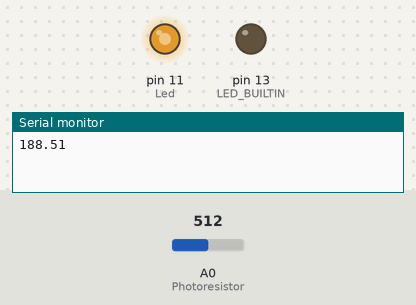
A sketch run on a simulated Arduino Uno, built with avr-gcc and run on an emulated ATmega328P. Parts: output pins drawn as LEDs (lit = HIGH), the last lines printed to the serial monitor. The inputs (shaded band) are chosen by the test bench; at power-on: A0 (Photoresistor) = 512.

Above: at 1.8 s.
1.9 s: A0 (Photoresistor) set to 716
At 2.7 s:
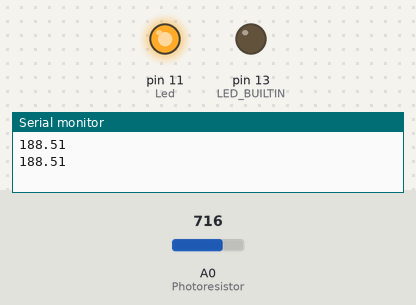
3.5 s: A0 (Photoresistor) set to 306
At 5.2 s:
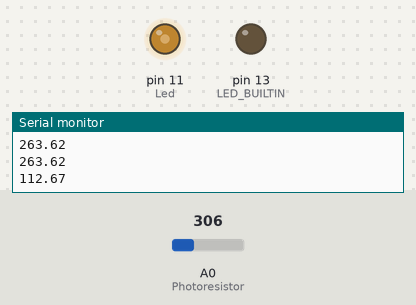
5.5 s: A0 (Photoresistor) set to 288
At 7.0 s:
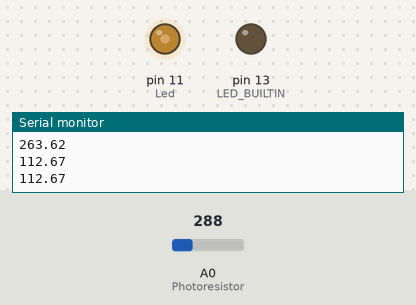
7.5 s: A0 (Photoresistor) set to 262
At 8.6 s:
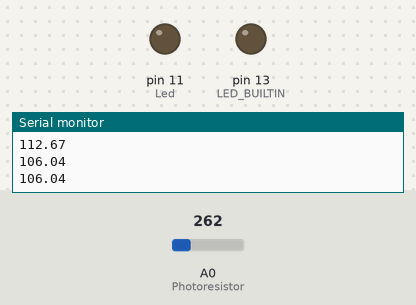
9.5 s: A0 (Photoresistor) set to 511
At 11.2 s:
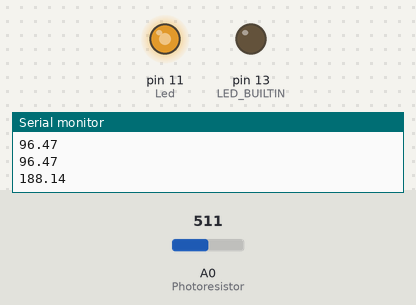
11.5 s: A0 (Photoresistor) set to 240
At 12.9 s:
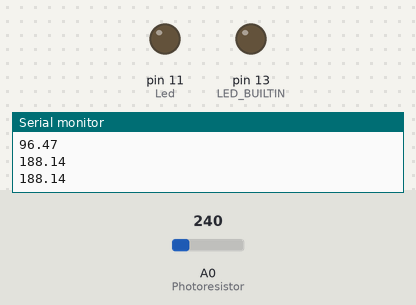
Timing chart, 0 to 14.5 s (numbered marks = the images above; inputs shaded):
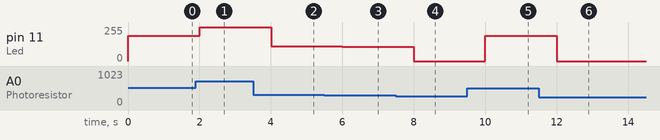

Measured:
- the behaviour switches between 272 and 271 on A0 (Photoresistor) (found by bisection; images 3 and 4)
- after the input at 1.9 s, pin 11 (Led): 188/255 → 255/255 after 0.10 s
- after the input at 3.5 s, pin 11 (Led): 255/255 → 112/255 after 0.50 s
- after the input at 5.5 s, pin 11 (Led): 112/255 → 106/255 after 0.50 s
- after the input at 7.5 s, pin 11 (Led): 106/255 → 0/255 after 0.51 s
- after the input at 9.5 s, pin 11 (Led): 0/255 → 188/255 after 0.51 s
- after the input at 11.5 s, pin 11 (Led): 188/255 → 0/255 after 0.51 s

The sketch:

Nithub_task_1.ino
```cpp
// C++ code
//
const int Led = 11;
const int Photoresistor = A0;
void setup()
{
  pinMode(LED_BUILTIN, OUTPUT);
  pinMode(Led, OUTPUT);
  pinMode(Photoresistor, INPUT);
  Serial.begin(9600);
}

void loop()
{
 float x = (analogRead(Photoresistor)/67.9) * 25;
  // 67.9 because the maximum value of Analog write is 679 but C++ has fuzzy maths behaviour

  if (x > 250)
    digitalWrite(Led, HIGH);
  // In case the Photoresistor goes out of range

  else if (x > 100 &  x <= 250)
    analogWrite(Led , x);
  //Only switch on the light when ambient lighting 40%oes down by 2
  else
    digitalWrite(Led, LOW);

  delay(1000);
  // Wait for 1000 millisecond(s)
  Serial.println(x);
}
```
